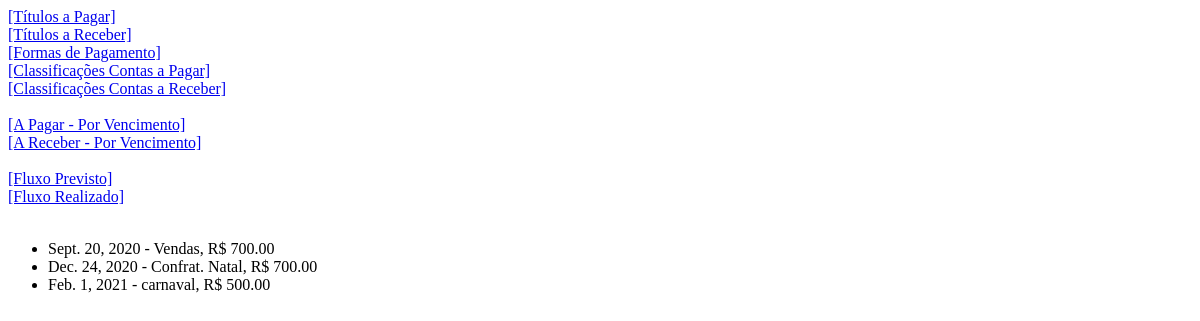
The page /relatorios/receber on the database as committed earlier.
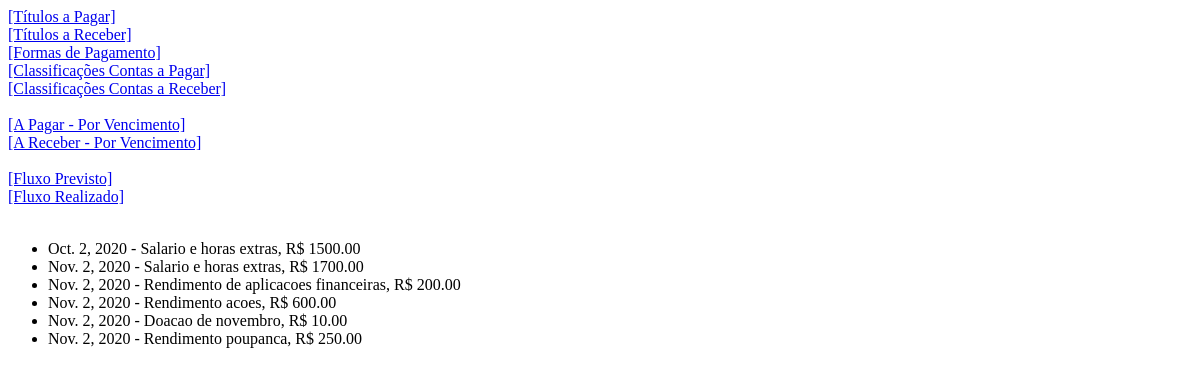
The same page on the database as committed later.
### fluxocaixa/models.py (models this page shows, shortened)
class TituloReceber(models.Model):
    data_expectativa = models.DateField()
    data_recebimento = models.DateField(
        blank=True,
        null=True
    )
    valor = models.DecimalField(max_digits=11, decimal_places=2)
    descricao = models.CharField(max_length=100)
    classificacao = models.ForeignKey(
        ClassificacaoReceber,
        on_delete=models.RESTRICT,
        null=True)
    formapagamento = models.ForeignKey(
        FormaPagamento,
        on_delete=models.RESTRICT,
        null=True)
    OPCOES_SITUACAO = [
        ('RC','Recebido'),
        ('AR','A Receber')
    ]
    situacao = models.CharField(
        max_length=2,
        choices=OPCOES_SITUACAO,
        default='AR'
    )
    objects = TituloManager()

### fluxocaixa/views/vrelatorios.py (the view)
# urls.py: path('relatorios/receber', vrelatorios.receber, name='relatorio_receber'),
def receber(request):
    db_lista = TituloReceber.objects.all().order_by('data_expectativa')
    payload = { 'lista' : list(db_lista) }
    template = loader.get_template('relatorios/receber.html')
    return HttpResponse(template.render(payload, request))

### fluxocaixa/templates/relatorios/receber.html
{% extends 'base.html' %}
{% block content %}
	{% if lista %}
		<ul>
		{% for i in lista %}
			<li>{{i.data_expectativa}} - {{ i.descricao }}, R$ {{ i.valor }}</li>
		{% endfor %}
        </ul>
	{% else %}
		<p>Nenhum item localizado para exibição.</p>
    {% endif %}
{% endblock %}

Rows that differ between the two databases and show on the page:
removed TituloReceber: data_expectativa "Sept. 20, 2020", descricao "Vendas", valor "700.00"
removed TituloReceber: data_expectativa "Dec. 24, 2020", descricao "Confrat. Natal", valor "700.00"
removed TituloReceber: data_expectativa "Feb. 1, 2021", descricao "carnaval", valor "500.00"
added TituloReceber: data_expectativa "Oct. 2, 2020", descricao "Salario e horas extras", valor "1500.00"
added TituloReceber: data_expectativa "Nov. 2, 2020", descricao "Salario e horas extras", valor "1700.00"
added TituloReceber: data_expectativa "Nov. 2, 2020", descricao "Rendimento de aplicacoes financeiras", valor "200.00"
added TituloReceber: data_expectativa "Nov. 2, 2020", descricao "Rendimento acoes", valor "600.00"
added TituloReceber: data_expectativa "Nov. 2, 2020", descricao "Doacao de novembro", valor "10.00"
added TituloReceber: data_expectativa "Nov. 2, 2020", descricao "Rendimento poupanca", valor "250.00"
